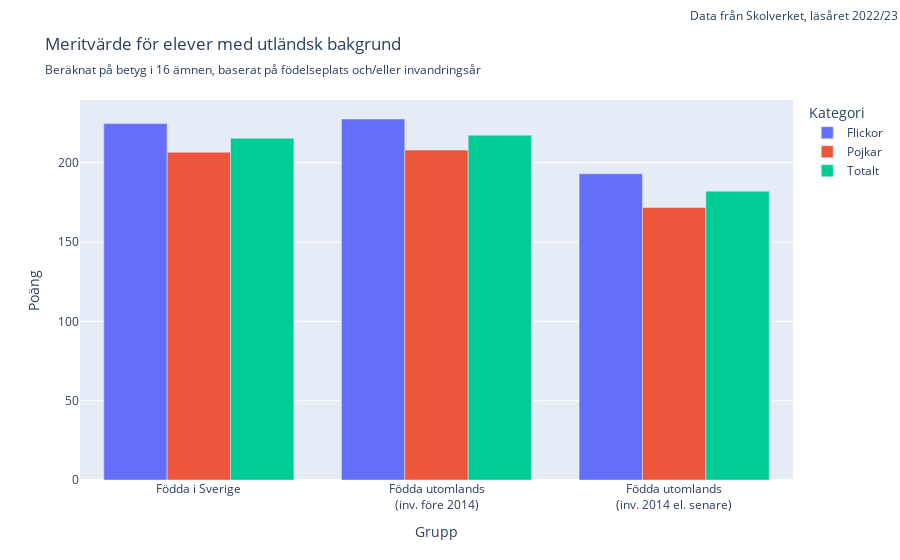

The code cell stored with this chart in its notebook:
### Code cell
# Fig object to use with plotly express to create a bar chart
fig_student_background_merit = px.bar(
    df_student_background_merit,
    barmode='group',
    x='Grupp_wrapped',
    y=['Flickor', 'Pojkar', 'Totalt'],
    title='Meritvärde för elever med utländsk bakgrund',
    subtitle='Beräknat på betyg i 16 ämnen, baserat på födelseplats och/eller invandringsår',
    labels={'value': 'Poäng', 'variable': 'Kategori', 'Grupp_wrapped': 'Grupp'}
)

fig_student_background_merit.update_xaxes(tickangle=0) # Found how to do this on Stackoverflow
fig_student_background_merit.update_yaxes(range=[150, None]) # Got to know about range=[] from ChatGPT
# I don't know if changing the range is a good or bad idea in Data Story-telling.
# It creates a bigger contrast between the different groups, which could potentially
# be misleading, but at the same time it clearly shows that there is a different.
# Since the graph is interactive, this might not be necessary since the user themself
# could instead choose to zoom in on the bars to increase the contrast between them.

# Annotation in the top right corner to state source of the data
fig_student_background_merit.add_annotation(
    text="Data från Skolverket, läsåret 2022/23",
    xref="paper", # Reference to the x-axis range
    yref="paper", # Reference to the y-axis range
    x=1.15,
    y=1.25,
    showarrow=False # No arrow
)

fig_student_background_merit.show()

### Figure 1 — Plotly figure (JSON) as saved in the notebook; plotly's stock layout.template omitted (floating-point values rounded to 4 significant figures)
{"data": [{"alignmentgroup": "True", "hovertemplate": "Kategori=Flickor<br>Grupp=%{x}<br>Poäng=%{y}<extra></extra>", "legendgroup": "Flickor", "marker": {"color": "#636efa", "pattern": {"shape": ""}}, "name": "Flickor", "offsetgroup": "Flickor", "orientation": "v", "showlegend": true, "textposition": "auto", "type": "bar", "x": ["Födda i Sverige", "Födda utomlands<br>(inv. före 2014)", "Födda utomlands<br>(inv. 2014 el. senare)"], "xaxis": "x", "y": [224.7, 227.6, 193.1], "yaxis": "y"}, {"alignmentgroup": "True", "hovertemplate": "Kategori=Pojkar<br>Grupp=%{x}<br>Poäng=%{y}<extra></extra>", "legendgroup": "Pojkar", "marker": {"color": "#EF553B", "pattern": {"shape": ""}}, "name": "Pojkar", "offsetgroup": "Pojkar", "orientation": "v", "showlegend": true, "textposition": "auto", "type": "bar", "x": ["Födda i Sverige", "Födda utomlands<br>(inv. före 2014)", "Födda utomlands<br>(inv. 2014 el. senare)"], "xaxis": "x", "y": [206.6, 208.0, 171.8], "yaxis": "y"}, {"alignmentgroup": "True", "hovertemplate": "Kategori=Totalt<br>Grupp=%{x}<br>Poäng=%{y}<extra></extra>", "legendgroup": "Totalt", "marker": {"color": "#00cc96", "pattern": {"shape": ""}}, "name": "Totalt", "offsetgroup": "Totalt", "orientation": "v", "showlegend": true, "textposition": "auto", "type": "bar", "x": ["Födda i Sverige", "Födda utomlands<br>(inv. före 2014)", "Födda utomlands<br>(inv. 2014 el. senare)"], "xaxis": "x", "y": [215.5, 217.4, 182.1], "yaxis": "y"}], "layout": {"annotations": [{"showarrow": false, "text": "Data från Skolverket, läsåret 2022/23", "x": 1.15, "xref": "paper", "y": 1.25, "yref": "paper"}], "barmode": "group", "legend": {"title": {"text": "Kategori"}, "tracegroupgap": 0}, "title": {"subtitle": {"text": "Beräknat på betyg i 16 ämnen, baserat på födelseplats och/eller invandringsår"}, "text": "Meritvärde för elever med utländsk bakgrund"}, "xaxis": {"anchor": "y", "domain": [0, 1], "tickangle": 0, "title": {"text": "Grupp"}}, "yaxis": {"anchor": "x", "domain": [0, 1], "range": [150, null], "title": {"text": "Poäng"}}}}
